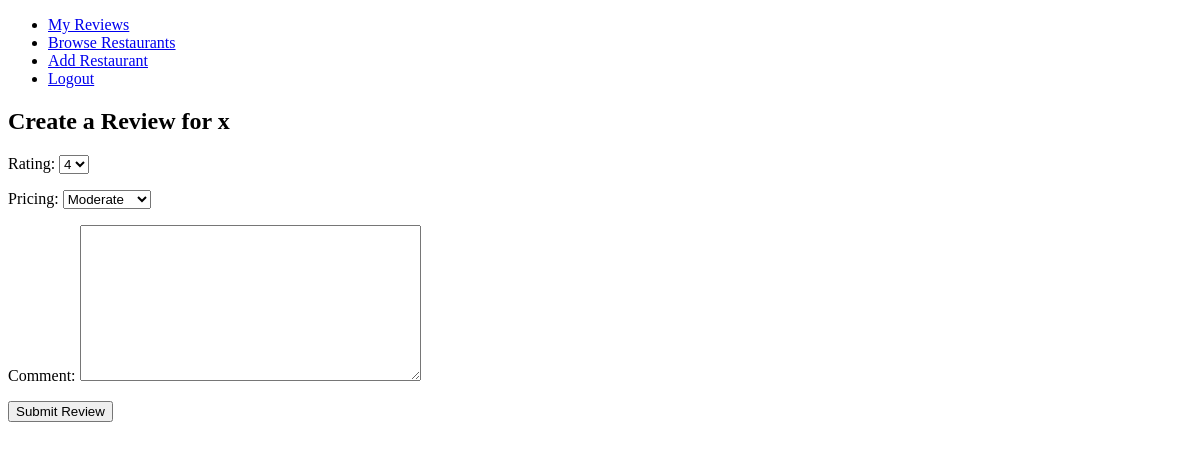
Page /restaurants/6/reviews/create/ (signed in) on the earlier database version.
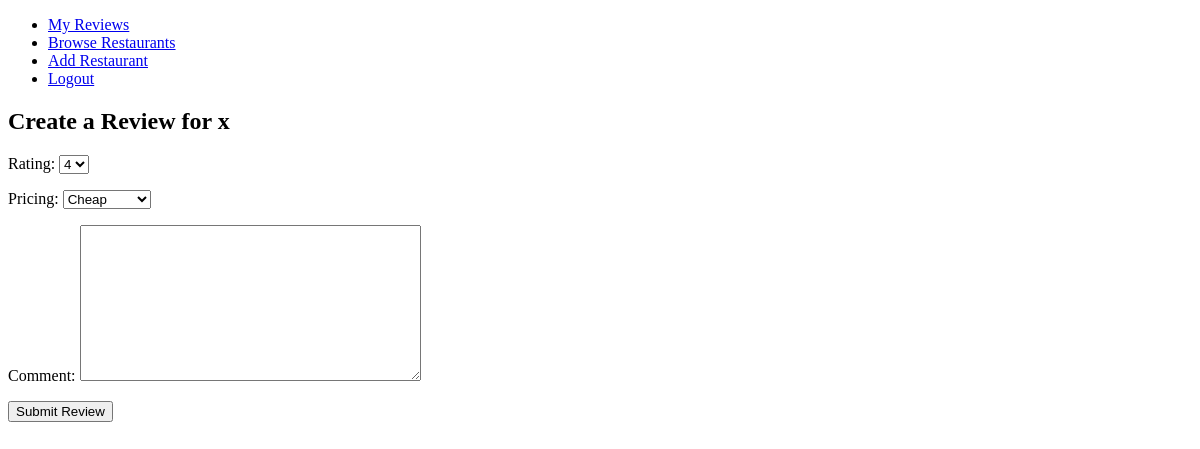
Same page on the later database version.
### reviews/models.py (models this page shows, shortened)
class Review(models.Model):
    RATINGS_OPTIONS: List[Tuple[int, str]] = [
        (1, '1'),
        (2, '2'),
        (3, '3'),
        (4, '4'),
        (5, '5'),
    ]
    PRICING_CATEGORY_OPTIONS: List[Tuple[str, str]] = [
        ('cheap', 'Cheap'),
        ('moderate', 'Moderate'),
        ('high', 'High'),
        ('overpriced', 'Overpriced'),
    ]
    restaurant = models.ForeignKey(Restaurant, on_delete=models.CASCADE)
    customer = models.ForeignKey(get_user_model(), on_delete=models.CASCADE)
    created = models.DateTimeField(auto_now_add=True)
    rating = models.IntegerField(choices=RATINGS_OPTIONS, default=3)
    pricing = models.CharField(max_length=30, choices=PRICING_CATEGORY_OPTIONS, default='moderate')
    comment = models.TextField(max_length=500, blank=True, null=True)
    class Meta:
        unique_together = ['restaurant', 'customer']

### reviews/views.py (the view)
# urls.py: path('restaurants/<int:restaurant_id>/reviews/create/', create_review, name='create_review'),
@login_required
def create_review(request, restaurant_id):
    restaurant = get_object_or_404(Restaurant, id=restaurant_id)
    user_review = Review.objects.filter(restaurant=restaurant, customer=request.user).first()
    if request.method == 'POST':
        form = ReviewForm(request.POST, instance=user_review)
        if form.is_valid():
            review = form.save(commit=False)
            review.customer = request.user
            review.restaurant = restaurant
            review.save()
            return redirect('restaurant_detail', restaurant_id=restaurant.id)
    else:
        form = ReviewForm(instance=user_review)
    return render(request, 'reviews/create_review.html', {'restaurant': restaurant, 'form': form})

### reviews/forms.py
class ReviewForm(forms.ModelForm):
    class Meta:
        model = Review
        fields = ['rating', 'pricing', 'comment']

### reviews/templates/reviews/create_review.html (shortened to what this page needs)
<!DOCTYPE html>
<html lang="en">
<head>
</head>
<body>
{% extends 'main.html' %}
{% block content %}
<h2>Create a Review for {{ restaurant.name }}</h2>
<form method="post" action="">
    {{ form.as_p }}
    <button type="submit">Submit Review</button>
</form>
{% endblock content %}

Differences in the rows shown:
changed Review: pricing "Moderate" → "Cheap"
